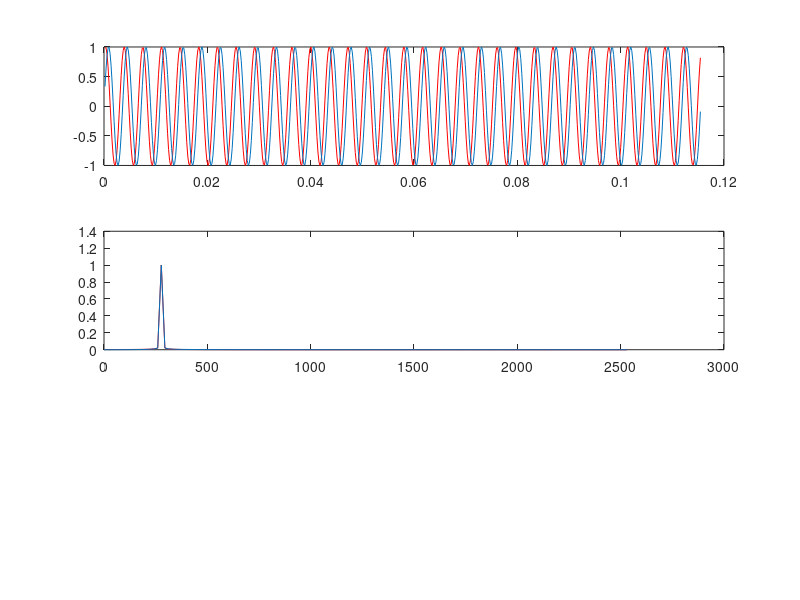

The MATLAB script that drew this image: (Note: this script raises an error after producing the figure.)
clear;clc;close all
freq=5120; %sample frequence
n=32;    %sample round
f0=277.1;    %object work frequence
phase0 = 60; %object phase in degree , /180*pi to get rad


dt=1/freq;
TS = n/f0;
T=0:dt:TS;
T=T(2:length(T));
smp = length(T)/2;

phase0_degree = phase0/180*pi;
sig = sin(2*pi*f0*T+phase0_degree);
sig_compare = sin(2*pi*f0*T);

subplot(3,1,1);
plot(T,sig,'r');
hold on
plot(T,sig_compare);
hold off

fftsig = fft(sig,smp);
fftsig_compare = fft(sig_compare,smp);

df=freq/smp;
freqs = 0:df:freq;
amps = abs(fftsig)*2/smp;
amps_compare = abs(fftsig_compare)*2/smp;

freqNum = fix(smp/2);
freqs = freqs(1:freqNum);

[famp,findex] = max(amps);
freq0_computed = freqs(findex);

[famp_comare,findex] = max(amps_compare);
freq0_computed_compare = freqs(findex);

subplot(3,1,2);
plot(freqs,amps(1:length(freqs)),'r');
hold on;
plot(freqs,amps_compare(1:length(freqs)));
hold off

fpha = phase(fftsig)*180/pi;
phase_computed = fpha(findex);

fpha_compare = phase(fftsig_compare)*180/pi;
phase_computed_compare = fpha_compare(findex);

subplot(3,1,3);
plot(freqs,mod(fpha(1:length(freqs)),360)*pi,'r');
hold on;
plot(freqs,mod(fpha_compare(1:length(freqs)),360)*pi);


phase_diff = phase_computed - phase_computed_compare  



